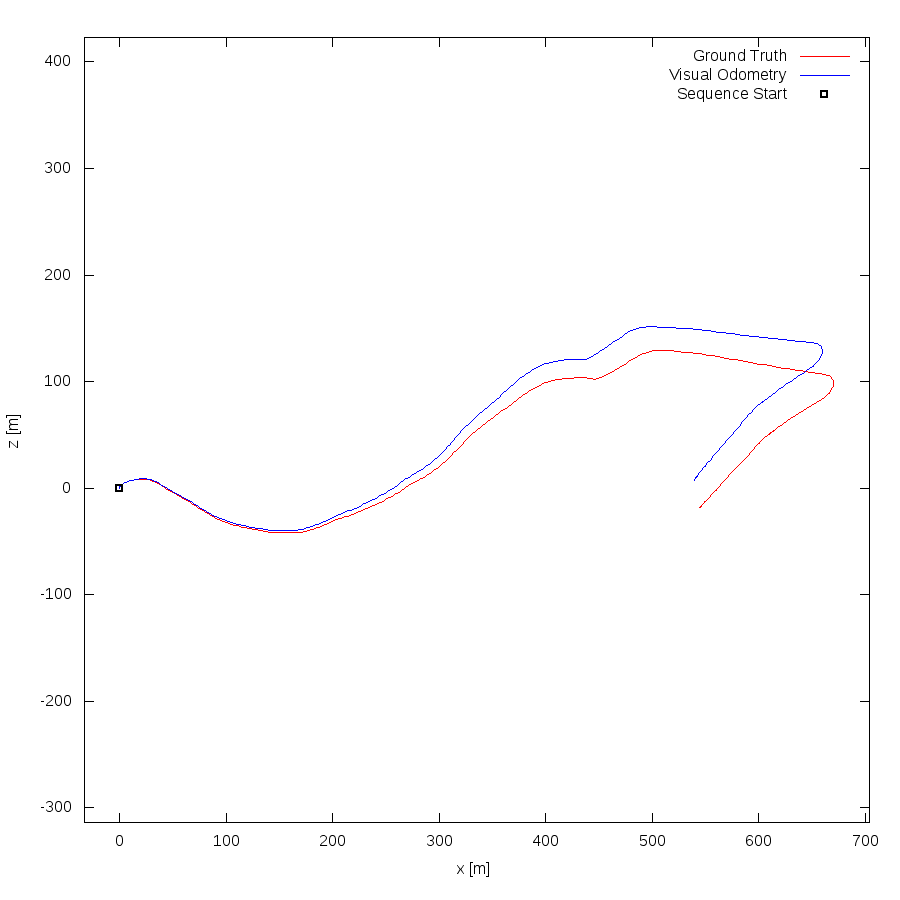

This chart was generated by the following gnuplot code:
set term postscript eps enhanced color
set output "10.eps"
set size ratio -1
set xrange [-33:704]
set yrange [-314:423]
set xlabel "x [m]"
set ylabel "z [m]"
plot "10.txt" using 1:2 lc rgb "#FF0000" title 'Ground Truth' w lines,"10.txt" using 3:4 lc rgb "#0000FF" title 'Visual Odometry' w lines,"< head -1 10.txt" using 1:2 lc rgb "#000000" pt 4 ps 1 lw 2 title 'Sequence Start' w points
